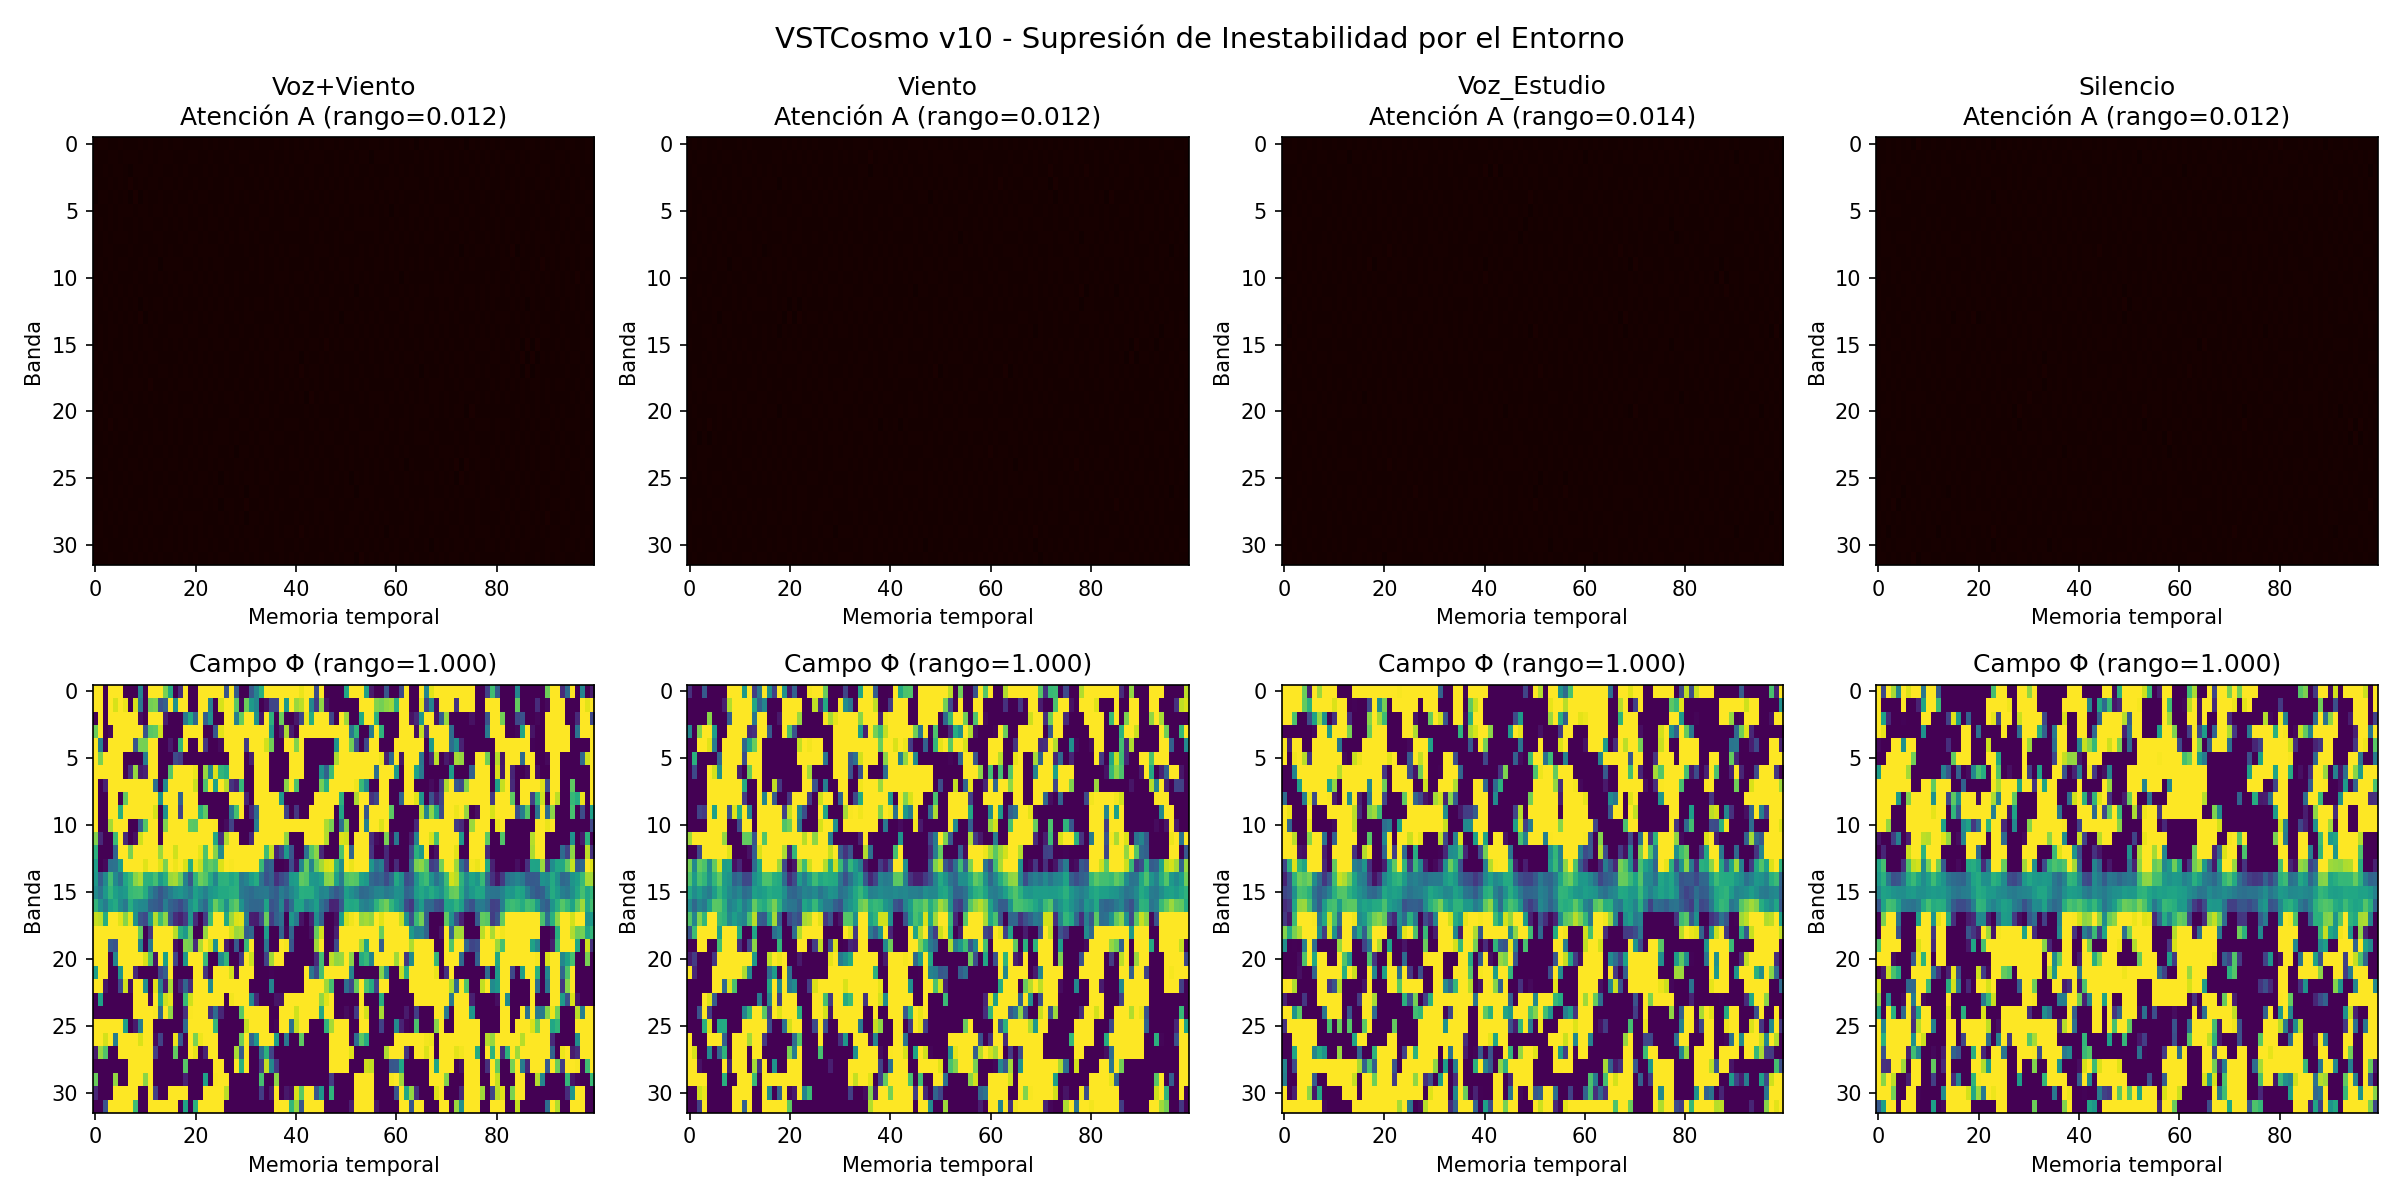

This chart was generated by the following Python code:
#!/usr/bin/env python3
"""
VSTCosmo - Experimento v10: Supresión de Inestabilidad
La perturbación suprime la inestabilidad donde es fuerte.
El campo puede ser permeable sin saturar.
"""

import numpy as np
import scipy.io.wavfile as wav
import matplotlib.pyplot as plt
import warnings
warnings.filterwarnings('ignore')

# ============================================================
# PARÁMETROS
# ============================================================
DIM_FREQ = 32
DIM_TIME = 100
DT = 0.01
DURACION = 20.0
N_PASOS = int(DURACION / DT)

# Parámetros de Φ
DIFUSION_PHI = 0.1
GANANCIA_INEST = 0.25

# Parámetros de A
REFUERZO_A = 0.15
INHIBICION_A = 0.2
DIFUSION_A = 0.08
DISIPACION_A = 0.01
BASAL_A = 0.05

# Acoplamiento A → Φ
DIFUSION_ACOPLAMIENTO = 0.2

# Supresión: qué tanto la entrada inhibe la inestabilidad
SUPRESION = 0.8

# Límites
LIMITE_MAX = 1.0
LIMITE_MIN = 0.0

# ============================================================
# FUNCIONES
# ============================================================
def cargar_audio(ruta):
    sr, data = wav.read(ruta)
    if data.dtype == np.int16:
        data = data.astype(np.float32) / 32768.0
    if data.ndim == 2:
        data = data.mean(axis=1)
    max_val = np.max(np.abs(data))
    if max_val > 0:
        data = data / max_val
    return sr, data

def inicializar_campo():
    return np.random.rand(DIM_FREQ, DIM_TIME) * 0.2 + 0.4

def inicializar_atencion():
    return np.ones((DIM_FREQ, DIM_TIME)) * BASAL_A

def vecinos_phi(Phi):
    return (np.roll(Phi, 1, axis=0) + np.roll(Phi, -1, axis=0) +
            np.roll(Phi, 1, axis=1) + np.roll(Phi, -1, axis=1)) / 4

def reconfigurar_campo(Phi, muestra):
    """
    La perturbación suprime la inestabilidad donde es fuerte.
    La inestabilidad se debilita en la banda preferida por la entrada,
    permitiendo que el campo sea permeable sin saturar.
    """
    # Normalizar muestra a [0,1]
    m = (muestra + 1) / 2
    m = np.clip(m, 0, 1)
    
    # Banda preferida por la perturbación
    banda_preferida = int(m * (DIM_FREQ - 1))
    
    Phi_nuevo = Phi.copy()
    
    for i in range(DIM_FREQ):
        # Distancia a la banda preferida
        distancia = min(abs(i - banda_preferida), DIM_FREQ - abs(i - banda_preferida))
        
        # Preferencia de la entrada (gaussiana más estrecha)
        preferencia = np.exp(-distancia**2 / 4)
        
        # Inestabilidad base (Landau)
        desviacion = Phi[i] - 0.5
        inestabilidad_base = GANANCIA_INEST * desviacion * (1 - desviacion**2)
        
        # La perturbación SUPRIME la inestabilidad donde es fuerte
        # (evita que el campo sature donde hay entrada)
        inestabilidad = inestabilidad_base * (1 - SUPRESION * preferencia)
        
        Phi_nuevo[i] = Phi[i] + DT * inestabilidad
    
    # Difusión suave (para mantener coherencia espacial)
    vecinos = vecinos_phi(Phi_nuevo)
    difusion = DIFUSION_PHI * (vecinos - Phi_nuevo)
    Phi_nuevo = Phi_nuevo + DT * difusion
    
    return np.clip(Phi_nuevo, LIMITE_MIN, LIMITE_MAX)

def actualizar_campo(Phi, muestra, paso):
    """La perturbación suprime la inestabilidad en su banda preferida"""
    return reconfigurar_campo(Phi, muestra)

def vecinos_a(A):
    return (np.roll(A, 1, axis=0) + np.roll(A, -1, axis=0) +
            np.roll(A, 1, axis=1) + np.roll(A, -1, axis=1)) / 4

def actualizar_atencion(A, Phi, Phi_prev):
    auto = REFUERZO_A * A * (1 - A)
    inhib = -INHIBICION_A * vecinos_a(A)
    dif = DIFUSION_A * (vecinos_a(A) - A)
    dis = -DISIPACION_A * (A - BASAL_A)
    
    dA_base = auto + inhib + dif + dis
    
    # Gradiente temporal (crudo)
    grad_temporal = Phi - Phi_prev
    
    # Propagación simple (inercia baja)
    prop = 0.02 * np.roll(A, 1, axis=1) * np.maximum(grad_temporal, 0)
    prop += 0.01 * np.roll(A, -1, axis=1) * np.maximum(-grad_temporal, 0)
    
    dA = dA_base + prop
    
    # Pequeño ruido (naturaleza)
    dA += np.random.randn(*A.shape) * 0.001
    
    A = A + DT * dA
    return np.clip(A, LIMITE_MIN, LIMITE_MAX)

def acoplamiento_atencion_campo(Phi, A):
    vecinos = vecinos_phi(Phi)
    mezcla = (1 - 0.5 * A) * Phi + 0.5 * A * vecinos
    flujo = mezcla - Phi
    Phi = Phi + DT * DIFUSION_ACOPLAMIENTO * flujo
    return np.clip(Phi, LIMITE_MIN, LIMITE_MAX)

def simular(audio, sr, nombre, num_pasos=N_PASOS):
    print(f"\n  Simulando: {nombre}")
    
    Phi = inicializar_campo()
    A = inicializar_atencion()
    Phi_prev = Phi.copy()
    
    for paso in range(num_pasos):
        t = paso * DT
        idx = int(t * sr)
        idx = min(idx, len(audio) - 1) if len(audio) > 0 else 0
        muestra = audio[idx] if idx >= 0 and len(audio) > 0 else 0.0
        
        # 1. Campo se reconfigura (inestabilidad suprimida por entrada)
        Phi = actualizar_campo(Phi, muestra, paso)
        
        # 2. Atención evoluciona
        A = actualizar_atencion(A, Phi, Phi_prev)
        
        # 3. Acoplamiento A → Φ
        Phi = acoplamiento_atencion_campo(Phi, A)
        
        Phi_prev = Phi.copy()
        
        if paso % (num_pasos // 10) == 0 and paso > 0:
            pct = 100 * paso // num_pasos
            rango_a = np.max(A) - np.min(A)
            rango_phi = np.max(Phi) - np.min(Phi)
            print(f"      Progreso: {pct}% | rango A={rango_a:.4f}, rango Φ={rango_phi:.4f}")
    
    return {
        'nombre': nombre,
        'A': A.copy(),
        'Phi': Phi.copy(),
        'rango_A': np.max(A) - np.min(A),
        'var_A': np.var(A),
        'rango_Phi': np.max(Phi) - np.min(Phi)
    }

def main():
    print("=" * 60)
    print("VSTCosmo - Experimento v10: Supresión de Inestabilidad")
    print("La perturbación suprime la inestabilidad donde es fuerte")
    print("=" * 60)
    
    # Cargar archivos
    print("\n[1] Cargando archivos...")
    
    sr_v, voz_viento = cargar_audio('Voz+Viento_1.wav')
    sr_w, viento = cargar_audio('Viento.wav')
    sr_vc, voz_limpia = cargar_audio('Voz_Estudio.wav')
    
    print(f"    Voz+Viento: {len(voz_viento)/sr_v:.2f}s")
    print(f"    Viento: {len(viento)/sr_w:.2f}s")
    print(f"    Voz_Estudio: {len(voz_limpia)/sr_vc:.2f}s")
    
    # Ejecutar
    print("\n[2] Ejecutando simulaciones con supresión...")
    
    resultados = []
    resultados.append(simular(voz_viento, sr_v, "Voz+Viento"))
    resultados.append(simular(viento, sr_w, "Viento"))
    resultados.append(simular(voz_limpia, sr_vc, "Voz_Estudio"))
    
    print(f"\n  Simulando: Silencio")
    audio_silencio = np.zeros(int(sr_v * DURACION))
    resultados.append(simular(audio_silencio, sr_v, "Silencio"))
    
    # Resultados
    print("\n" + "=" * 60)
    print("COMPARACIÓN DE RESULTADOS (supresión)")
    print("=" * 60)
    
    for r in resultados:
        print(f"{r['nombre']:15} | rango A={r['rango_A']:.4f} | var A={r['var_A']:.6f} | rango Φ={r['rango_Phi']:.4f}")
    
    # Visualización
    fig, axes = plt.subplots(2, 4, figsize=(16, 8))
    
    for i, r in enumerate(resultados):
        axes[0, i].imshow(r['A'], aspect='auto', cmap='hot', vmin=0, vmax=1)
        axes[0, i].set_title(f'{r["nombre"]}\nAtención A (rango={r["rango_A"]:.3f})')
        axes[0, i].set_xlabel('Memoria temporal')
        axes[0, i].set_ylabel('Banda')
        
        axes[1, i].imshow(r['Phi'], aspect='auto', cmap='viridis', vmin=0, vmax=1)
        axes[1, i].set_title(f'Campo Φ (rango={r["rango_Phi"]:.3f})')
        axes[1, i].set_xlabel('Memoria temporal')
        axes[1, i].set_ylabel('Banda')
    
    plt.suptitle('VSTCosmo v10 - Supresión de Inestabilidad por el Entorno', fontsize=14)
    plt.tight_layout()
    plt.savefig('vstcosmo_v10_supresion.png', dpi=150)
    print("\n[3] Gráfico guardado: vstcosmo_v10_supresion.png")
    
    # Análisis
    print("\n" + "=" * 60)
    print("ANÁLISIS")
    print("=" * 60)
    
    ref = resultados[0]
    for r in resultados[1:]:
        diff = abs(r['rango_A'] - ref['rango_A'])
        print(f"Diferencia {ref['nombre']} vs {r['nombre']}: {diff:.4f}")
    
    # Verificar si Φ saturó
    saturados = sum(1 for r in resultados if r['rango_Phi'] >= 0.99)
    print(f"\nCampos saturados (rango Φ ≥ 0.99): {saturados}/{len(resultados)}")
    
    if saturados == len(resultados):
        print("⚠ El campo sigue saturando. La supresión no fue suficiente.")
    elif saturados == 0:
        print("✓ El campo no satura. La permeabilidad mejora.")
    else:
        print(f"→ {saturados} casos saturan, {len(resultados)-saturados} no.")
    
    print("\n" + "=" * 60)
    print("EXPERIMENTO COMPLETADO")
    print("=" * 60)

if __name__ == "__main__":
    main()
